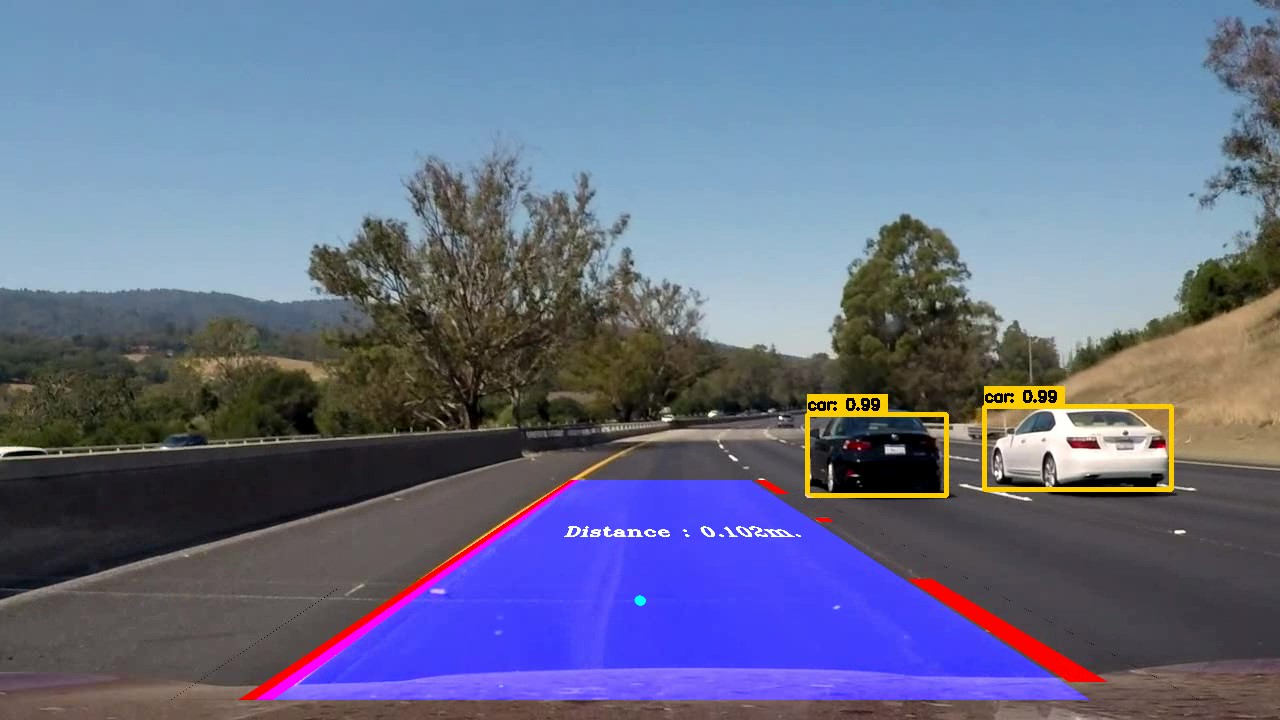
#> input picture Test_Cases/file10.jpg, 1280 x 720 px, given in place of test1.jpg, which was not available
$ jupyter execute ggg.ipynb
#> lines starting #> are read from the running program, lines starting #| are printed output that depends on the picture; after the words box and inside, x2 and y2 are one past the last pixel; in counts of white or black regions, pixels touching at a corner belong together; pictures that were not available may be replaced by others from this repository, and a replacement may not be noted
[cell 1]
import cv2
import matplotlib.image as mpimg
import matplotlib.pyplot as plt
import numpy as np
import random as rng
import math
from numpy import ones,vstack
from numpy.linalg import lstsq

[cell 2]
def adjust_gamma(image, gamma=1.0):
    invGamma = 1.0 / gamma
    table = np.array([((i / 255.0) ** invGamma) * 255
        for i in np.arange(0, 256)]).astype("uint8")
    return cv2.LUT(image, table)

def gaussian_blur(img, kernel_size):
    return cv2.GaussianBlur(img, (kernel_size, kernel_size), 0)

def to_hls(img):
    return cv2.cvtColor(img, cv2.COLOR_BGR2HLS)

def to_hsv(img):
    return cv2.cvtColor(img, cv2.COLOR_BGR2HSV)

def grayscale(img):
    return cv2.cvtColor(img, cv2.COLOR_BGR2GRAY)

def warp_perspective(img,mat):
    return cv2.warpPerspective(img ,mat ,(1280,720))

def PerspectiveTransform(src,dst):
    mat = cv2.getPerspectiveTransform(src,dst)
    mat_inv = cv2.getPerspectiveTransform(dst,src)
    return mat,mat_inv

def isolate_color_mask(img, low_thresh, high_thresh):
    return cv2.inRange(img, low_thresh, high_thresh)


def draw_lines(img, lines, color=[255, 0, 0], thickness=4):
    for line in lines:
        for x1,y1,x2,y2 in line:
            cv2.line(img, (x1, y1), (x2, y2), color, thickness)
    return img


def concat_frames(frames):

    scale_percent = 0.2
    height = int(frames[0].shape[0] * 0.5)
    width = int(frames[0].shape[1] * scale_percent)
    dim = (width, height)
    img = cv2.resize(frames[0], dim, interpolation = cv2.INTER_AREA)
    img2= cv2.resize(cv2.cvtColor(frames[5], cv2.COLOR_GRAY2BGR), dim, interpolation = cv2.INTER_AREA)

    for i in range(1,len(frames)):
        try:
            frames[i] = cv2.cvtColor(frames[i], cv2.COLOR_GRAY2BGR)
        except:
            pass

        if(i==5):
            continue

        try:
            resized = cv2.resize(frames[i], dim, interpolation = cv2.INTER_AREA)
            if i< (len(frames)/2):
                img = cv2.hconcat([img,resized])
            else:
                img2 = cv2.hconcat([img2,resized])
        except:
            pass

    t = cv2.vconcat([img,img2])


    return t


def get_right(image):
    cropped_img=np.zeros_like(image)
    cropped_img[:,image.shape[1]//2:image.shape[1]] = image[:,image.shape[1]//2:image.shape[1]]
    return cropped_img

def get_third_right(image):
    cropped_img=np.zeros_like(image)
    cropped_img[:,image.shape[1]*2//3:image.shape[1]] = image[:,image.shape[1]*2//3:image.shape[1]]
    return cropped_img

def get_left(image):
    cropped_img=np.zeros_like(image)
    cropped_img[:,0:image.shape[1]//2] = image[:,0:image.shape[1]//2]
    return cropped_img

def get_third_left(image):
    cropped_img=np.zeros_like(image)
    cropped_img[:,0:image.shape[1]//3] = image[:,0:image.shape[1]//3]
    return cropped_img

def calculateDistance(x1,y1,x2,y2):
    dist = math.sqrt((x2 - x1)**2 + (y2 - y1)**2)
    return dist


def get_aoi(img):
    rows, cols = img.shape[:2]
    mask = np.zeros_like(img)

    left_bottom = [cols * 0.1, rows]
    right_bottom = [cols * 0.95, rows]
    left_top = [cols * 0.4, rows * 0.6]
    right_top = [cols * 0.6, rows * 0.6]

    vertices = np.array([[left_bottom, left_top, right_top, right_bottom]], dtype=np.int32)

    if len(mask.shape) == 2:
        cv2.fillPoly(mask, vertices, 255)
    else:
        cv2.fillPoly(mask, vertices, (255, ) * mask.shape[2])
    return cv2.bitwise_and(img, mask)

[cell 3]
img=cv2.imread(r"Assets\Project_data\test_images\test1.jpg")
#> img is the input picture: shape (720, 1280, 3); mean B, G, R 137.8, 109.6, 102.4


rows, cols = img.shape[:2]
#> rows = 720; cols = 1280
mask = np.zeros_like(img)

input_top_left = [500,480]
input_top_right = [780,480]
input_bottom_right = [1200,700]
input_bottom_left = [170,700]
srcPts = np.float32([input_bottom_left,input_top_left,input_top_right,input_bottom_right])

for pt in srcPts:
    cv2.circle(img,(int(pt[0]),int(pt[1])),5,(255,0,0),-1)
#> img: shape (720, 1280, 3); 0.04% of pixels changed, all inside (x1, y1, x2, y2) = (165, 475, 1206, 706)
dstPts = np.float32([[0,720],[0,0],[1280,0],[1280,720]])

plt.imshow(img)

[cell 4]
left = tuple()
right = tuple()
top = tuple()
bottom = tuple()

old_j=0,0
old_i=0,0
old_jr=0,0
old_ir=0,0
old_centr=0,0
old_contour=[]
old_contour_w=[]


arr=list()
for i in range(4):
    arr.append([])

old_pts=[]

[cell 5]
cap = cv2.VideoCapture(r"Assets\Project_data\challenge_video.mp4")

counter = 0
y=0
while cap.isOpened():
  ret,img = cap.read()
  if not ret:
      break

  me=(img.shape[1]//2,img.shape[0]//2)
#> me = (640, 360)

  # cv2.line(img,(me[0],0),(me[0],720),(0,0,255),3) #dashed
  mat,mat_inv = PerspectiveTransform(srcPts,dstPts)
#> in PerspectiveTransform, `mat = cv2.getPerspectiveTransform(src,dst)`: mat = [[-0.944, -1.42, 1151.3], [-1.89e-16, -2.49, 1192.9], [-1.96e-19, -0.00251, 1]]
#> in PerspectiveTransform, `mat_inv = cv2.getPerspectiveTransform(dst,src)`: mat_inv = [[0.219, -0.63, 500], [-1.02e-16, -0.402, 480], [-2.11e-19, -0.00101, 1]]


  p = me[0],600 # your original point
#> p = (640, 600)
  px = (mat[0][0]*p[0] + mat[0][1]*p[1] + mat[0][2]) / ((mat[2][0]*p[0] + mat[2][1]*p[1] + mat[2][2]))
#> px = 594.4
  py = (mat[1][0]*p[0] + mat[1][1]*p[1] + mat[1][2]) / ((mat[2][0]*p[0] + mat[2][1]*p[1] + mat[2][2]))
#> py = 587
  me = (int(px), int(py)) # after transformation
#> me = (594, 587)

  bird_view = warp_perspective(img,mat)
  bird_cpy = bird_view.copy()

  cv2.circle(bird_cpy,me,5,(255,255,0),10)
#> bird_cpy: shape (720, 1280, 3); mean B, G, R 201.1, 73.5, 92

  gray_img = grayscale(bird_view)
  darkened_img = adjust_gamma(gray_img, 0.5)
  white_mask = isolate_color_mask(to_hls(bird_view), np.array([0, 200, 0], dtype=np.uint8), np.array([200, 255, 255], dtype=np.uint8))
#> in to_hls, `return cv2.cvtColor(img, cv2.COLOR_BGR2HLS)`: returned value: shape (720, 1280, 3); mean of channels 0, 1, 2 104.1, 142.6, 191.3
#> in isolate_color_mask, `return cv2.inRange(img, low_thresh, high_thresh)`:
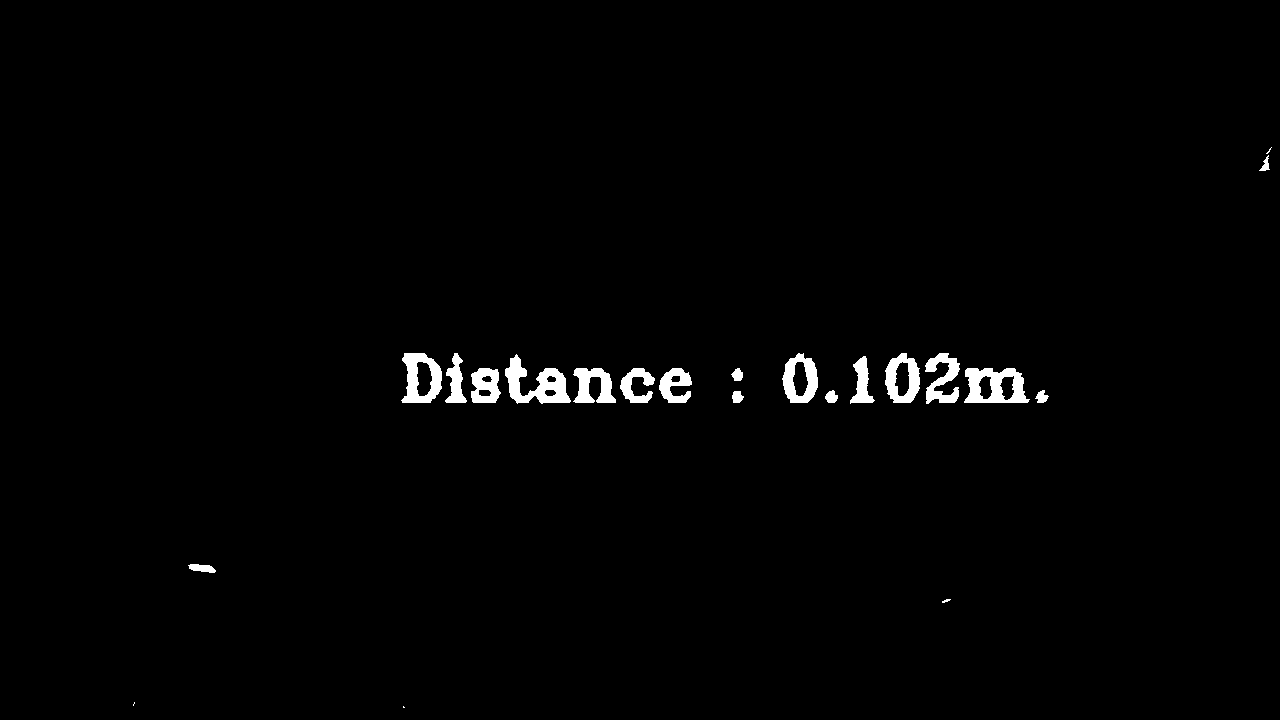
#> returned value: shape (720, 1280); 1.3% white; 22 white regions (3 under 20 px), largest, box (x1, y1, x2, y2) and area: (505, 354, 571, 404) 1548, (964, 368, 1030, 403) 1451, (401, 353, 442, 403) 1190
  yellow_mask = isolate_color_mask(to_hls(bird_view), np.array([10, 0, 100], dtype=np.uint8), np.array([40, 255, 255], dtype=np.uint8))
#> in isolate_color_mask (call 2), `return cv2.inRange(img, low_thresh, high_thresh)`: returned value: shape (720, 1280); 0.98% white; 9 white regions (6 under 20 px), largest, box (x1, y1, x2, y2) and area: (150, 0, 310, 487) 8028, (1259, 131, 1280, 182) 570, (131, 488, 155, 558) 414
  mask = cv2.bitwise_or(white_mask, yellow_mask)
#> mask: shape (720, 1280); 2.3% white; 28 white regions (7 under 20 px), largest, box (x1, y1, x2, y2) and area: (150, 0, 310, 487) 8028, (505, 354, 571, 404) 1548, (964, 368, 1030, 403) 1451
  colored_img = cv2.bitwise_and(darkened_img, darkened_img, mask=mask)
  blurred_img = gaussian_blur(colored_img, kernel_size=7)
  edges = cv2.Canny(mask,70,140)
#> edges: shape (720, 1280); 0.47% white in thin lines or dots, all inside (x1, y1, x2, y2) = (116, 0, 1280, 708)
  edges = cv2.dilate(edges,np.ones((9,9)))
#> edges: shape (720, 1280); 4.4% white; 13 white regions, largest, box (x1, y1, x2, y2) and area: (397, 348, 696, 408) 13106, (122, 0, 314, 573) 13027, (880, 348, 1053, 408) 7544

  contours,_= cv2.findContours(get_third_left(edges), cv2.RETR_TREE, cv2.CHAIN_APPROX_NONE)
#> in get_third_left, `cropped_img[:,0:image.shape[1]//3] = image[:,0:image.shape[1]//3]`: cropped_img: shape (720, 1280); 1.7% white; 6 white regions
#> contours = 18 contours, 6 with area under 20; largest, box (x1, y1, x2, y2) and area: (122, 0, 314, 573) 14707, (397, 348, 426, 407) 1414, (197, 206, 243, 335) 1024, (158, 340, 200, 467) 858, (236, 127, 266, 197) 566


  try:
    c = max(contours, key=cv2.contourArea)
#> c = contour of 1210 points, box (x1, y1, x2, y2) (122, 0, 314, 573), area 14707
    old_contour_w=c
#> old_contour_w has the same summary as c
  except:
    c=old_contour_w


  left = tuple(c[c[:, :, 0].argmin()][0])
#> left = (122, 562)
  right = tuple(c[c[:, :, 0].argmax()][0])
#> right = (313, 8)
  top = tuple(c[c[:, :, 1].argmin()][0])
#> top = (294, 0)
  bottom = left[0] + right[0]-top[0] , left[1]
#> bottom = (141, 562)
  points = np.array([bottom,right,top,left])
#> points = [[141, 562], [313, 8], [294, 0], [122, 562]]

  for i,p in enumerate(points) :
    arr[i].append(p)
#> this loop made 4 passes


  if counter==0 :
    old_pts = points
#> old_pts = [[141, 562], [313, 8], [294, 0], [122, 562]]


  if right[1] > 1.2*36 :
      points[1]= old_pts[1]
      right= old_pts[1]
  else:
      old_pts[1]=right

  if left[0] > 1.2*80 or left[1] > 720 :
    points[3]= old_pts[3]
    left= old_pts[3]
#> left = [122, 562]
  else:
    old_pts[3]=left


  # for p in points :
  #   cv2.circle(bird_cpy,p,5,(255,255,0),-1)


  j =  (right[0]+top[0])//2,right[1]
#> j = (303, 8)
  i =  (bottom[0]+left[0])//2, bottom[1]
#> i = (131, 562)

  if counter>10 :

    if (calculateDistance(i[0],i[1],old_i[0],old_i[1]) > 200 and old_i!=(0,0)) or (calculateDistance(j[0],j[1],old_j[0],old_j[1]) > 200 and old_j!=(0,0)):
      j = old_j
      i = old_i
    else:
      old_i=i
      old_j=j


  points = [i,j]
#> points = [(131, 562), (303, 8)]
  x_coords, y_coords = zip(*points)
#> x_coords = (131, 303); y_coords = (562, 8)
  A = vstack([x_coords,ones(len(x_coords))]).T
#> A = [[131, 1], [303, 1]]
  m, c_l = lstsq(A, y_coords)[0]
#> m = -3.22; c_l = 983.9

  j_l = 1500, int(1500*m + c_l)
#> j_l = (1500, -3847)
  i_l = 0, int(0*m + c_l)
#> i_l = (0, 983)


  cv2.line(bird_cpy,i_l,j_l,(0,0,255),40)

  cv2.line(bird_cpy,i,(i[0],0),(0,0,255),3) #dashed
#> bird_cpy: shape (720, 1280, 3); mean B, G, R 199.3, 71, 95.3

  p=i
#> p = (131, 562)


  contours,_= cv2.findContours(get_third_right(edges), cv2.RETR_TREE, cv2.CHAIN_APPROX_NONE)
#> in get_third_right, `cropped_img[:,image.shape[1]*2//3:image.shape[1]] = image[:,image.shap..`: cropped_img: shape (720, 1280); 1.1% white; 4 white regions
#> contours = 23 contours, 11 with area under 20; largest, box (x1, y1, x2, y2) and area: (880, 348, 1053, 408) 7502, (853, 351, 879, 408) 1080, (1255, 127, 1280, 186) 746, (938, 594, 955, 607) 178, (900, 370, 905, 389) 54

  for c in contours :
    rect = cv2.boundingRect(c)
    x,y,w,h = rect
    cv2.rectangle(bird_cpy,(x,y),(x+w,y+h),(0,255,0),-1)
#> this loop made 23 passes
#> (x, y, w, h) on passes 1 to 12: (938, 594, 17, 13), (853, 351, 26, 57), (860, 385, 4, 14), (861, 370, 3, 14), (860, 365, 3, 4), (880, 348, 173, 60), (1017, 393, 4, 6), (995, 390, 4, 9), (984, 388, 3, 4), (973, 388, 4, 11), (1016, 383, 3, 4), (1005, 382, 4, 10)
#> (c, x, y, w, h) on passes 18, 21: ([[971, 372], [972, 371], [973, 372], [972, 373]], 971, 371, 3, 3), ([[940, 369], [941, 368], [942, 369], [941, 370]], 940, 368, 3, 3)
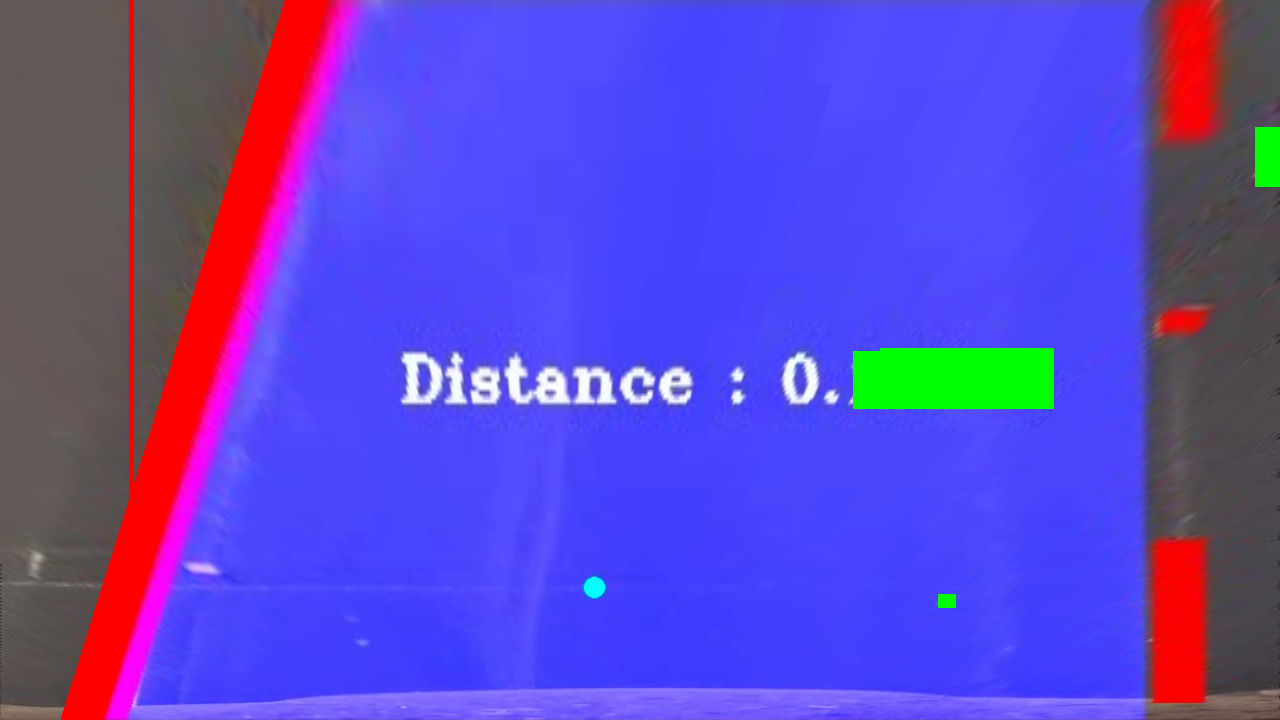
#> bird_cpy: shape (720, 1280, 3); mean B, G, R 196, 72.9, 93.3


  try:
    c = max(contours, key=cv2.contourArea)
#> c = contour of 451 points, box (x1, y1, x2, y2) (880, 348, 1053, 408), area 7502
    old_contour_w=c
#> old_contour_w has the same summary as c
  except:
    c=old_contour_w

  # rect = cv2.boundingRect(c)
  # x,y,w,h = rect
  # cv2.rectangle(bird_cpy,(x,y),(x+w,y+h),(0,255,0),-1)


  centr = x,y+h//2
#> centr = (1255, 156)

  if calculateDistance(centr[0],centr[1],old_centr[0],old_centr[1])>50 and old_centr!=(0,0) :
    centr=old_centr
  else:
    old_centr=centr
#> old_centr = (1255, 156)


  centr2 = int((centr[1]-c_l)/m) , centr[1]
#> centr2 = (257, 156)


  # centr3=(bird_cpy.shape[1]//2,bird_cpy.shape[0]//2)
  centr4=(centr2[0]+centr[0])//2,(centr2[1]+centr[1])//2
#> centr4 = (756, 156)

  # cv2.line(bird_cpy,(centr4[0],0),(centr4[0],1000),(0,0,255),3)
  cv2.line(bird_cpy,(centr[0],0),(centr[0],720),(0,0,255),3) #dashed


  r_left = tuple(c[c[:, :, 0].argmin()][0]) # top left
#> r_left = (880, 377)
  r_right = tuple(c[c[:, :, 0].argmax()][0]) # bottom right
#> r_right = (1052, 401)
  r_top = r_right[0],r_left[1] # top right
#> r_top = (1052, 377)
  r_bottom = tuple(c[c[:, :, 1].argmax()][0]) # bottom left
#> r_bottom = (922, 407)

  j =  (r_left[0]+r_top[0])//2,max(r_top[1], r_left[1])
#> j = (966, 377)
  i =  (r_bottom[0]+r_right[0])//2,max(r_right[1], r_bottom[1])
#> i = (987, 407)


  points = np.array([r_bottom,r_right,r_top,r_left])
#> points = [[922, 407], [1052, 401], [1052, 377], [880, 377]]


  RL_U = (centr[0],0)
#> RL_U = (1255, 0)
  RL_D = (centr[0],720)
#> RL_D = (1255, 720)


  pts=np.array([RL_U,RL_D,i_l,j_l])
#> pts = [[1255, 0], [1255, 720], [0, 983], [1500, -3847]]


  # cv2.fillConvexPoly(bird_cpy, pts,color=(255, 0, 0))

  # cv2.line(bird_cpy,centr,centr2,(0,0,255),20)
  cv2.line(bird_cpy,p,(centr[0],p[1]),(0,0,255),20)

  centreOfLane = ((p[0]+centr[0])//2,p[1])
#> centreOfLane = (693, 562)

  # cv2.circle(bird_cpy,centreOfLane,5,(255,255,0),4)


  dist = np.abs(centreOfLane[0]-me[0])
#> dist = 99
  dist2=np.abs(p[0]-centr[0])
#> dist2 = 1124
  scale = dist2/300
#> scale = 3.75


  text = "Distance : "  + str(int(dist*(1/scale))) + "cm."
#> text = 'Distance : 26cm.'

  # cv2.circle(bird_cpy,((centr2[0]+centr[0])//2,(centr2[1]+centr[1])//2),5,(255,0,0),4)

  # cv2.circle(bird_cpy,(bird_cpy.shape[1]//2,bird_cpy.shape[0]//2),5,(255,255,0),4)
  cv2.putText(img=bird_cpy, text=text, org=(400, 400), fontFace=cv2.FONT_HERSHEY_TRIPLEX, fontScale=2, color=(0, 255, 0),thickness=5)


  re_gen = warp_perspective(bird_cpy,mat_inv)

  # cv2.imshow("fgg",re_gen)


  imgg = img.copy()
  # cv2.addWeighted(img, 0.5, re_gen, 0.5,0, imgg)
  pipeline=[img,bird_cpy,gray_img,darkened_img,mask,colored_img,blurred_img,edges,bird_view,imgg]

  t=concat_frames(pipeline)
#> the loop in concat_frames, `for i in range(1,len(frames)):` made 9 passes
#> after the loop in concat_frames, `for i in range(1,len(frames)):`:
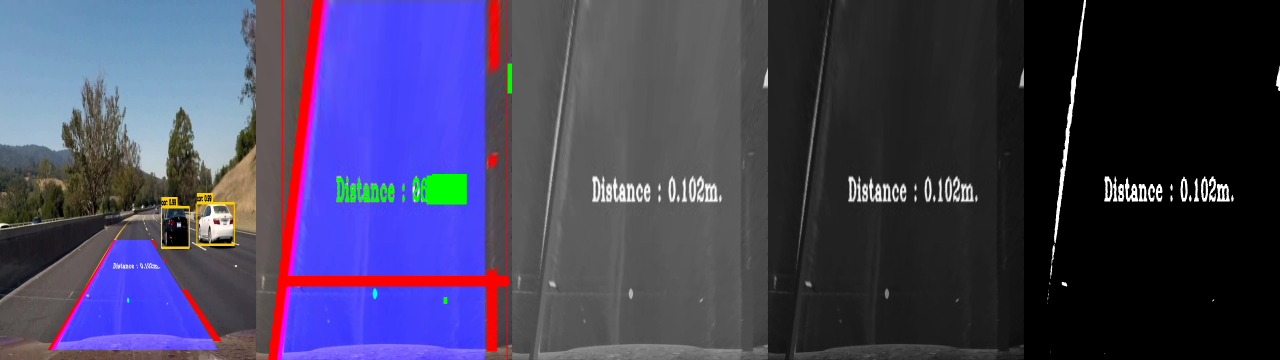
#> img: shape (360, 1280, 3); mean of channels 0, 1, 2 92, 63.2, 66.7; drawn as B, G, R
#> after the loop in concat_frames, `for i in range(1,len(frames)):`:
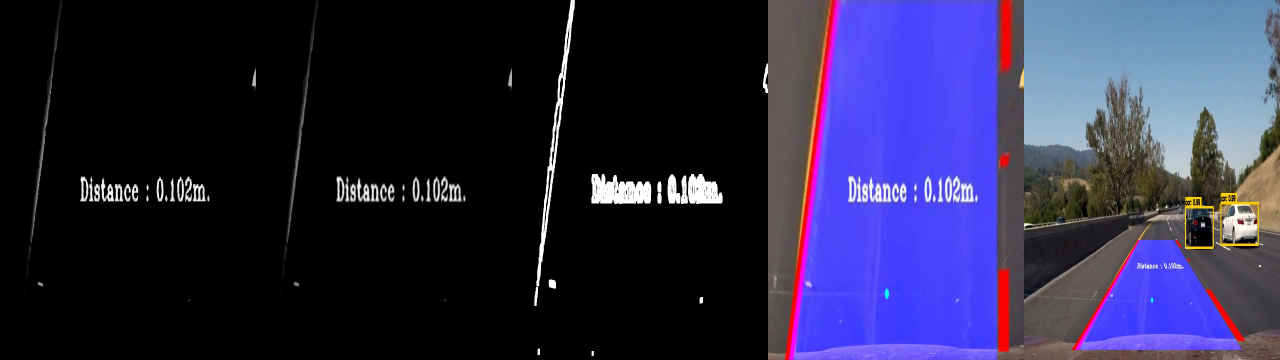
#> img2: shape (360, 1280, 3); mean of channels 0, 1, 2 71.4, 40.2, 42.5; drawn as B, G, R
#> after the loop in concat_frames, `for i in range(1,len(frames)):`: frames = 10 items

  counter+=1

  k=cv2.threshold(grayscale(re_gen), 0, 255, cv2.THRESH_BINARY)
  masked = cv2.bitwise_and(img,img,mask=k[1])
  m=cv2.bitwise_xor(masked,imgg)
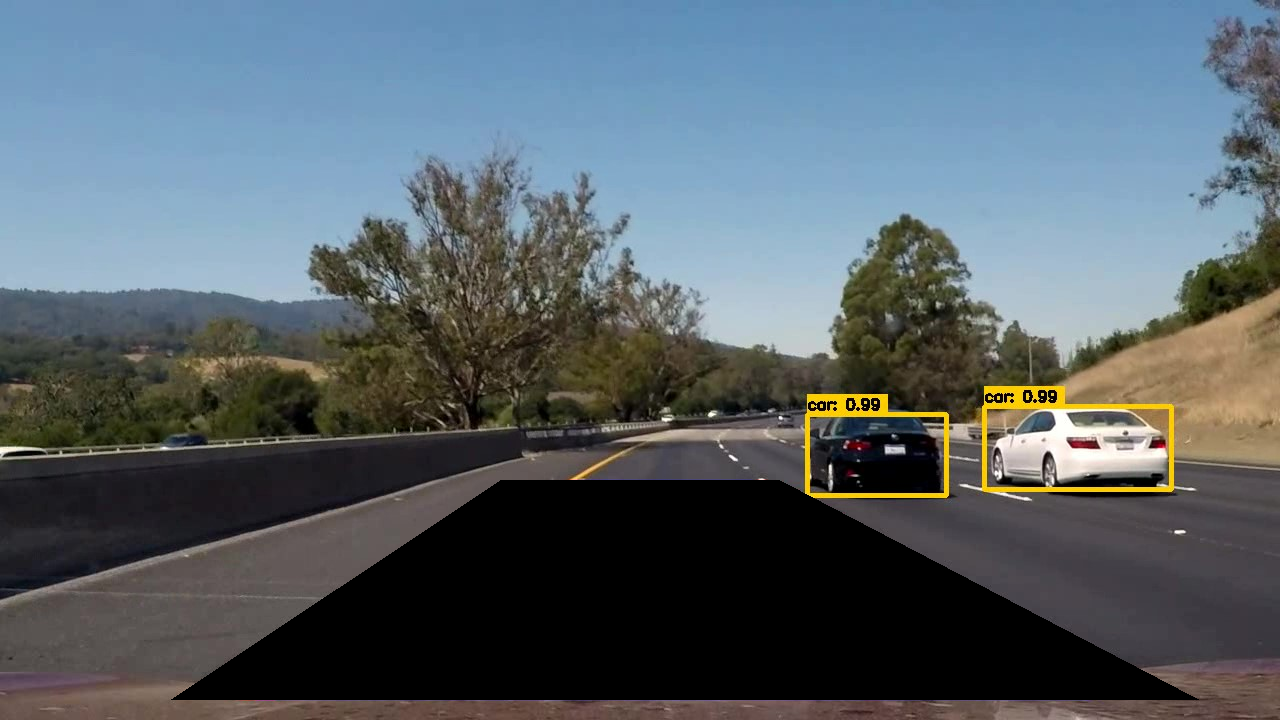
#> m: shape (720, 1280, 3); mean B, G, R 105.1, 98.5, 87.8

  cv2.imshow("fgg",m)


  if cv2.waitKey(25) & 0xFF == ord('q'):
#> (key q is pressed here)
    break

cap.release()
cv2.destroyAllWindows()
